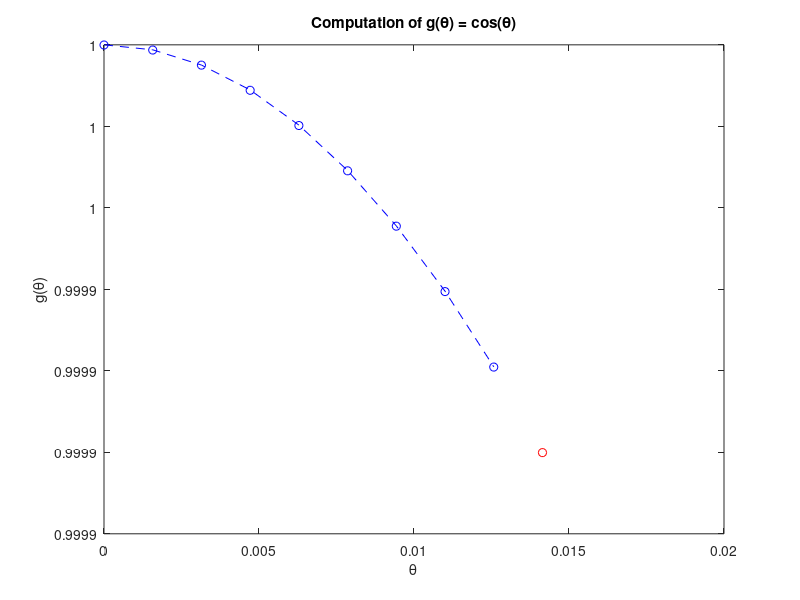

MATLAB code for this plot:
% **************************Q_8**************************
% Write an M-file using the [while, end] loop control statement to compute the values of the cosine
% function g(θ) = cos (θ) for θ = 0...π with 2,000 incremental steps in this range and stop 
% computation when the value of the function g(θ) ≈ 0.99999. Also, display how many steps 
% it takes to get through the computation process and plot your simulation results. Also, 
% display the end value of 0.99999 in the same plot.


num_steps = 2000;
theta = linspace(0, pi, num_steps);
i = 1;
g = cos(theta(i));
while(g > 0.9999)
    g_theta(i) = g;
    i = i+1;
    g = cos(theta(i));

end

plot(theta(1:i-1), g_theta,'bo--')
hold on
plot(theta(i), g,'ro')
hold off
title('Computation of g(\theta) = cos(\theta)');
xlabel('\theta');
ylabel('g(\theta)');

display(['The Number of Steps : ',num2str(i)])

